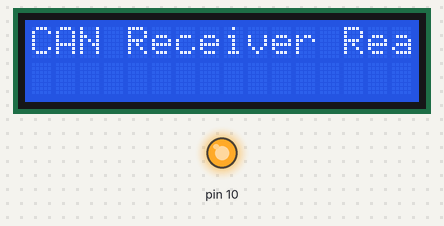
A sketch run on a simulated Arduino Uno, built with avr-gcc and run on an emulated ATmega328P. On the bench: 16×2 character LCD, output pins drawn as LEDs (lit = HIGH). What the sketch prints to the serial monitor is not drawn.

Above: at 0.2 s.

Measured:
- what the display in image 0 shows lasts 2.0 s, from 0.2 s to 2.2 s

The sketch:

Receiver.ino
```cpp
#include <SPI.h>
#include <mcp_can.h>
#include <LiquidCrystal.h>
LiquidCrystal lcd(7, 6, 5, 4, 3, 8); // LCD pins
MCP_CAN CAN(10); // CAN module CS pin
void setup() {
    Serial.begin(9600);
    SPI.begin();
    if (CAN.begin(MCP_ANY, CAN_250KBPS, MCP_8MHZ) == CAN_OK) {
        Serial.println("CAN Receiver Ready...");
    } else {
        Serial.println("CAN Init Failed!");
        while (1);
    }
    CAN.setMode(MCP_NORMAL);
    // Proper LCD Initialization
    lcd.begin(16, 2);
    delay(100); // Small delay for LCD to initialize
    lcd.print("CAN Receiver Ready");
    delay(2000);
    lcd.clear();
}
void loop() {
    long unsigned int id;
    unsigned char len;
    unsigned char buf[16];
    // Check if a message is available
    if (CAN.checkReceive() == CAN_MSGAVAIL) {
        CAN.readMsgBuf(&id, &len, buf);
        // Convert received data into a string
        String receivedMsg = "";
        for (int i = 0; i < len; i++) {
            receivedMsg += (char)buf[i]; // Convert bytes to characters
        }
        receivedMsg.trim(); // Remove unwanted characters
        Serial.print("Received Message: ");
        Serial.println(receivedMsg); // Debug on Serial Monitor
        // Display on LCD
        lcd.clear();
        lcd.setCursor(0, 0);
        lcd.print("Received:");
        lcd.setCursor(0, 1); // Move to second row
        lcd.print(receivedMsg);
        delay(2000); // Keep message visible for 2 seconds
    }
}
```
